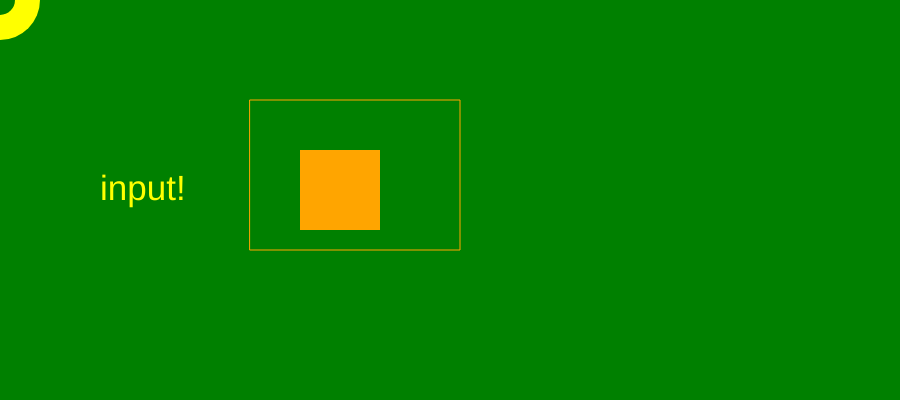
Frame 1 (no input)
Frame 60 (no input): identical to frame 1, image omitted
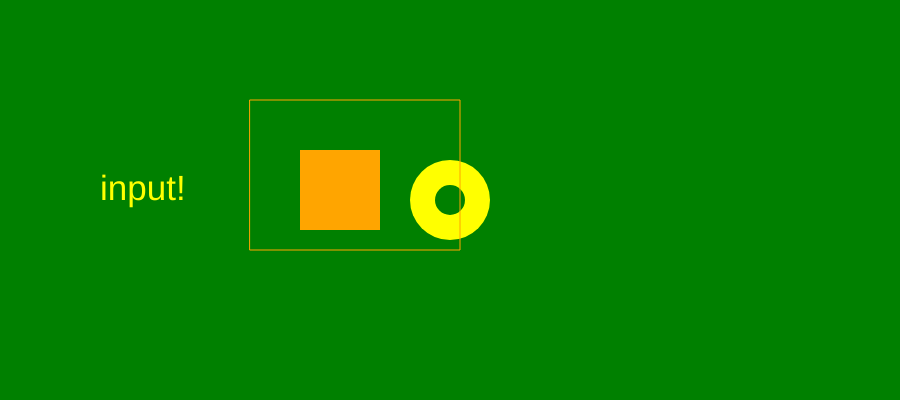
Frame 120 (the mouse pressed at the canvas centre since frame 60)

The p5.js sketch that drew these frames (run headless with seeded random() and noise() and a simulated clock; from frame 60 on, the mouse is pressed at the canvas centre):

// p5.js sketch
// ── sketch.js
function setup() {
  createCanvas(900,400);
}

function draw() {
  background('green');

  fill("orange");
  noStroke();
  rect(300,150,80,80);

  fill("yellow");
  ellipse(mouseX,mouseY,80,80);
  fill("green");
  ellipse(mouseX,mouseY,30,30);

  noFill();
  stroke("orange");
  rect(250,100,210,150);

  fill("yellow");
  noStroke();
  textSize(35);
  text("input!",100,200);
}
